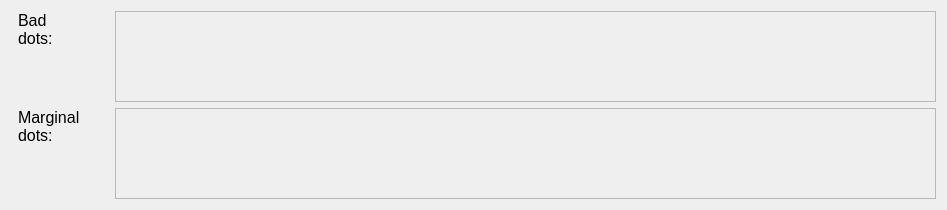
  <widget class="QWidget" name="layoutWidget">
   <property name="geometry">
    <rect>
     <x>40</x>
     <y>340</y>
     <width>941</width>
     <height>194</height>
    </rect>
   </property>
   <layout class="QVBoxLayout" name="verticalLayout_3">
    <item>
     <layout class="QHBoxLayout" name="horizontalLayout_9">
      <property name="leftMargin">
       <number>7</number>
      </property>
      <item>
       <widget class="QLabel" name="lblBadDots">
        <property name="minimumSize">
         <size>
          <width>91</width>
          <height>91</height>
         </size>
        </property>
        <property name="maximumSize">
         <size>
          <width>91</width>
          <height>10000</height>
         </size>
        </property>
        <property name="font">
         <font>
          <pointsize>12</pointsize>
         </font>
        </property>
        <property name="styleSheet">
         <string notr="true">color: black;
background: (rgb(192,192,192));</string>
        </property>
        <property name="text">
         <string>Bad
dots: </string>
        </property>
        <property name="alignment">
         <set>Qt::AlignLeading|Qt::AlignLeft|Qt::AlignTop</set>
        </property>
        <property name="wordWrap">
         <bool>true</bool>
        </property>
       </widget>
      </item>
      <item>
       <widget class="QPlainTextEdit" name="lblBadDotsResult">
        <property name="enabled">
         <bool>false</bool>
        </property>
        <property name="minimumSize">
         <size>
          <width>821</width>
          <height>91</height>
         </size>
        </property>
        <property name="font">
         <font>
          <pointsize>8</pointsize>
         </font>
        </property>
        <property name="styleSheet">
         <string notr="true">color: black;</string>
        </property>
        <property name="frameShadow">
         <enum>QFrame::Plain</enum>
        </property>
        <property name="horizontalScrollBarPolicy">
         <enum>Qt::ScrollBarAlwaysOff</enum>
        </property>
        <property name="plainText">
         <string notr="true"/>
        </property>
       </widget>
      </item>
     </layout>
    </item>
    <item>
     <layout class="QHBoxLayout" name="horizontalLayout">
      <property name="leftMargin">
       <number>7</number>
      </property>
      <item>
       <widget class="QLabel" name="lblMargDots">
        <property name="minimumSize">
         <size>
          <width>91</width>
          <height>91</height>
         </size>
        </property>
        <property name="maximumSize">
         <size>
          <width>91</width>
          <height>10000</height>
         </size>
        </property>
        <property name="font">
         <font>
          <pointsize>12</pointsize>
         </font>
        </property>
        <property name="styleSheet">
         <string notr="true">color: black;
background: (rgb(192,192,192));</string>
        </property>
        <property name="text">
         <string>Marginal
dots: </string>
        </property>
        <property name="alignment">
         <set>Qt::AlignLeading|Qt::AlignLeft|Qt::AlignTop</set>
        </property>
        <property name="wordWrap">
         <bool>true</bool>
        </property>
       </widget>
      </item>
      <item>
       <widget class="QPlainTextEdit" name="lblMarginalDotsResult">
        <property name="enabled">
         <bool>false</bool>
        </property>
        <property name="minimumSize">
         <size>
          <width>821</width>
          <height>91</height>
         </size>
        </property>
        <property name="font">
         <font>
          <pointsize>8</pointsize>
         </font>
        </property>
        <property name="styleSheet">
         <string notr="true">color: black;</string>
        </property>
        <property name="frameShadow">
         <enum>QFrame::Plain</enum>
        </property>
        <property name="horizontalScrollBarPolicy">
         <enum>Qt::ScrollBarAlwaysOff</enum>
        </property>
        <property name="plainText">
         <string notr="true"/>
        </property>
       </widget>
      </item>
     </layout>
    </item>
   </layout>
  </widget>
